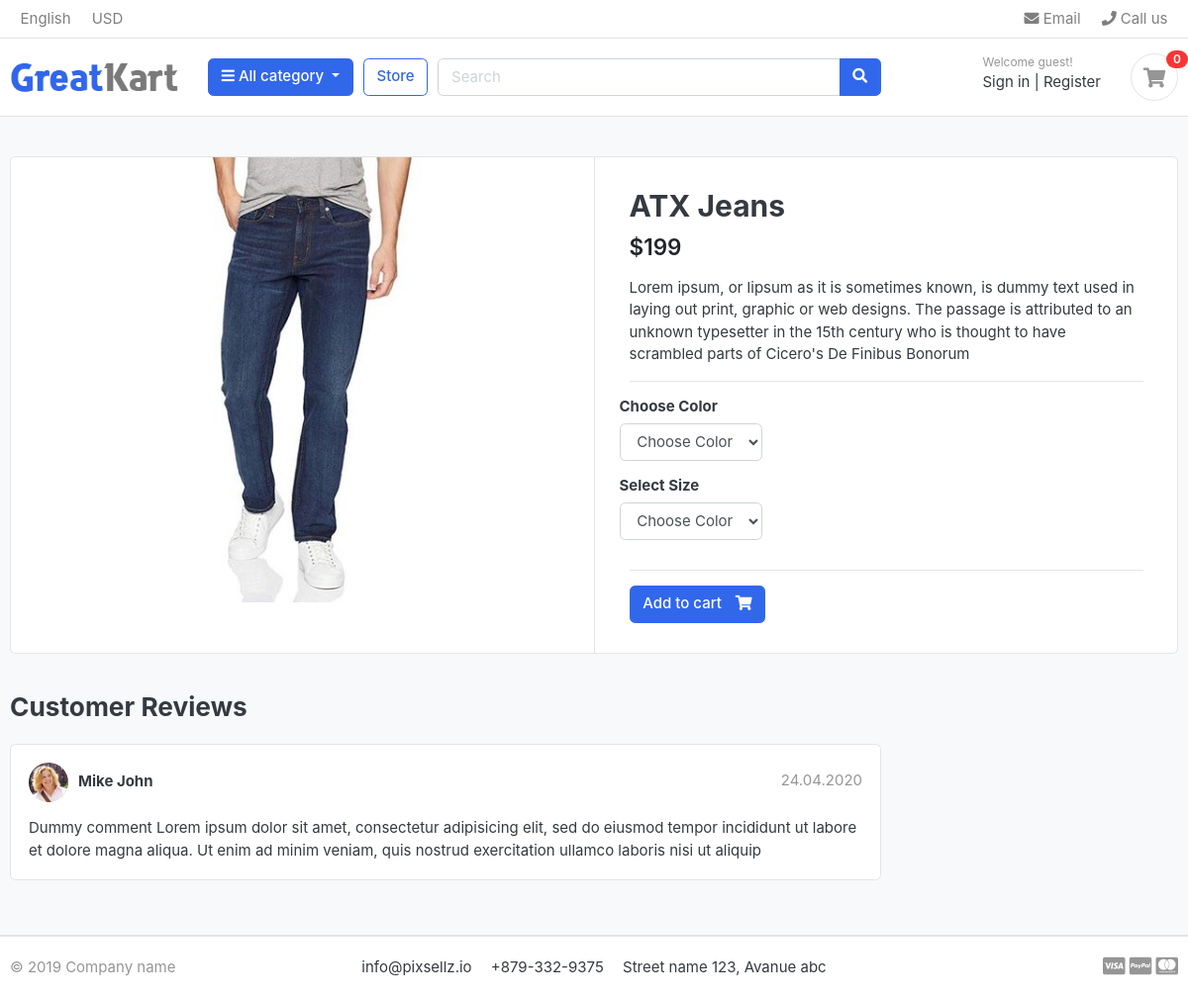
/store/category/jeans/atx-jeans/, run on an earlier commit of the app's database.
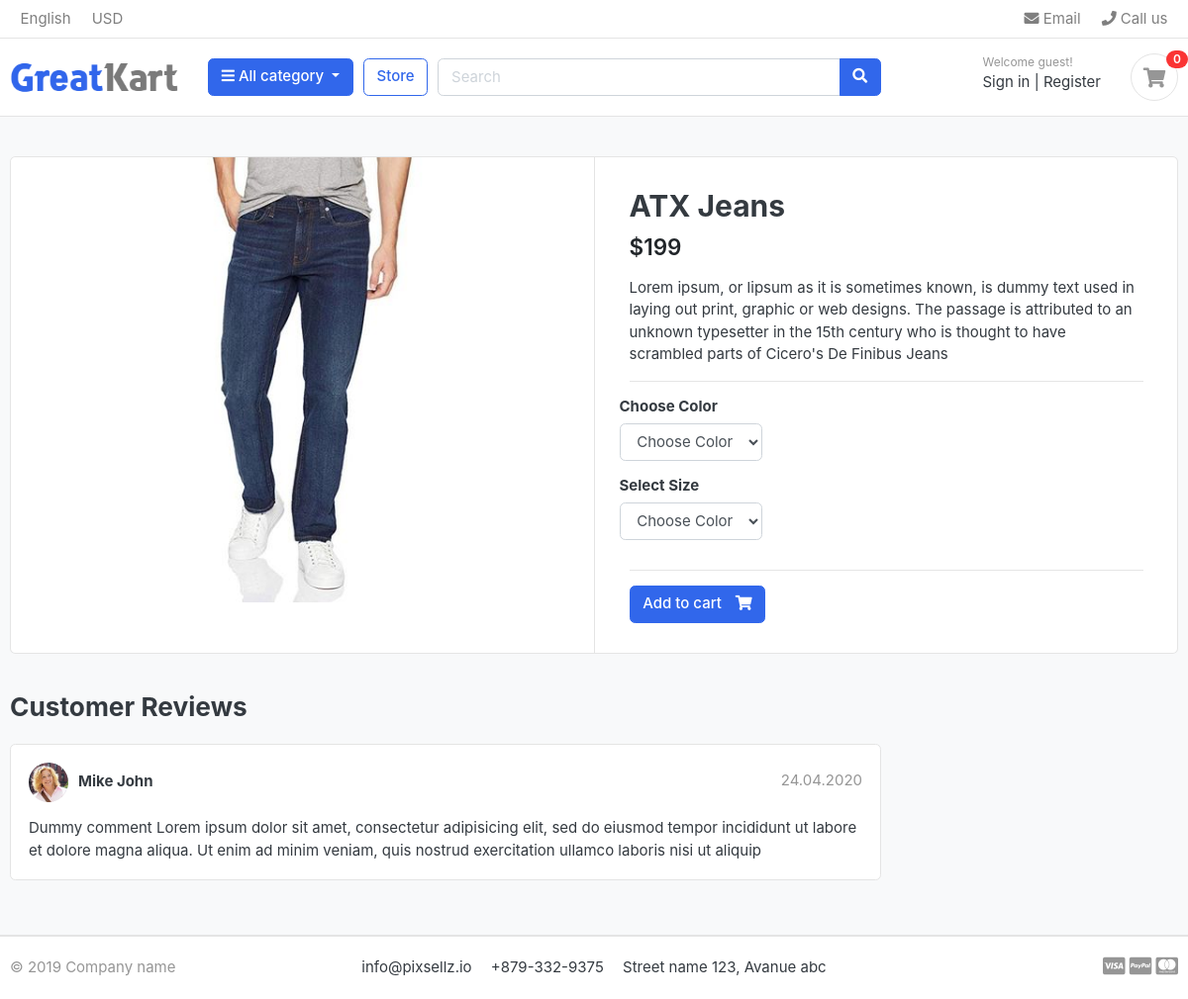
And on a later commit of the database.
### store/models.py (models this page shows, shortened)
class Product(models.Model):
    product_name = models.CharField(max_length=200, unique=True)
    slug = models.SlugField(max_length=255, unique=True)
    description = models.TextField(max_length=255, blank=True)
    price = models.IntegerField()
    images = models.ImageField(upload_to='photos/products')
    stock = models.IntegerField()
    is_available = models.BooleanField(default=True)
    category = models.ForeignKey(Category, on_delete=models.CASCADE)
    created_date = models.DateTimeField(auto_now_add=True)
    modified_date = models.DateTimeField(auto_now=True)

### store/views.py (the view)
def product_detail(request, category_slug, product_slug):
    try:
        single_product = Product.objects.get(
            category__slug=category_slug, slug=product_slug)
        in_cart = CartItem.objects.filter(cart__cart_id=_cart_id(
            request), product=single_product).exists()
    except Exception as e:
        raise e
    context = {
        'single_product': single_product,
        'in_cart': in_cart,
    }
    return render(request, 'store/product_detail.html', context)

### carts/context_processors.py (called while the page is built)
def counter(request):
    cart_count = 0
    if 'admin' in request.path:
        return {}
    else:
        try:
            cart = Cart.objects.filter(cart_id=_cart_id(request))
            cart_items = CartItem.objects.all().filter(cart=cart[:1])
            for cart_item in cart_items:
                cart_count += cart_item.quantity
        except Cart.DoesNotExist:
            cart_count = 0
    return dict(cart_count=cart_count)

### carts/views.py (called while the page is built)
def _cart_id(request):
    cart = request.session.session_key
    if not cart:
        cart = request.session.create()
    return cart

### category/context_processors.py (called while the page is built)
def menu_links(request):
    links = Category.objects.all()
    return dict(links=links)

### category/models.py (called while the page is built)
    def get_url(self):
        return reverse('products_by_category', args=[self.slug])

### templates/store/product_detail.html (shortened to what this page needs)
{% extends 'base.html' %} {% load static %} {% block content %}
<section class="section-content padding-y bg">
  <div class="container">
    <div class="card">
      <div class="row no-gutters">
        <aside class="col-md-6">
          <article class="gallery-wrap">
            <div class="img-big-wrap">
              <a href="#"><img src="{{ single_product.images.url }}" /></a>
            </div>
          </article>
        </aside>
        <main class="col-md-6 border-left">
          <form action="{% url 'add_cart' single_product.id %}" method="GET">
            <article class="content-body">
              <h2 class="title">{{ single_product.product_name }}</h2>
              <div class="mb-3">
                <var class="price h4">${{ single_product.price }}</var>
              </div>
              <p>{{ single_product.description }}</p>
              <hr />
              <div class="row">
                <div class="item-option-select">
                  <h6>Choose Color</h6>
                  <select name="color" class="form-control" required>
                    <option value="" disabled selected>Choose Color</option>
                  </select>
                </div>
              </div>
              <div class="row">
                <div class="item-option-select">
                  <h6>Select Size</h6>
                  <select name="size" class="form-control">
                    <option value="" disabled selected>Choose Color</option>
                  </select>
                </div>
              </div>
              <hr />
              {% if single_product.stock <= 0 %}
              <h5 class="text-danger">Out of Stock</h5>
              {% else %} {% if in_cart %}
              <a href="#" class="btn btn-success">
                <span class="text">Added to cart</span>
                <i class="fas fa-check"></i>
              </a>
              <a href="{% url 'cart' %}" class="btn btn-outline-primary">
                <span class="text">View cart</span>
                <i class="fas fa-eye"></i>
              </a>
              {% else %}
              <button type="submit" class="btn btn-primary">
                <span class="text">Add to cart</span>
                <i class="fas fa-shopping-cart"></i>
              </button>
              {% endif %} {% endif %}
            </article>
          </form>
        </main>
      </div>
    </div>
    <br />
    <div class="row">
      <div class="col-md-9">
        <header class="section-heading">
          <h3>Customer Reviews</h3>
        </header>
        <article class="box mb-3">
          <div class="icontext w-100">
            <img
              src="{% static './images/avatars/avatar1.jpg' %}"
              class="img-xs icon rounded-circle"
            />
            <div class="text">
              <span class="date text-muted float-md-right">24.04.2020 </span>
              <h6 class="mb-1">Mike John</h6>
            </div>
          </div>
          <div class="mt-3">
            <p>
              Dummy comment Lorem ipsum dolor sit amet, consectetur adipisicing
              elit, sed do eiusmod tempor incididunt ut labore et dolore magna
              aliqua. Ut enim ad minim veniam, quis nostrud exercitation ullamco
              laboris nisi ut aliquip
            </p>
          </div>
        </article>
      </div>
    </div>
  </div>
</section>
{% endblock %}

What changed in the data, as far as the page shows it:
changed Product "ATX Jeans": description "…of Cicero's De Finibus Bonorum" → "…of Cicero's De Finibus Jeans"
